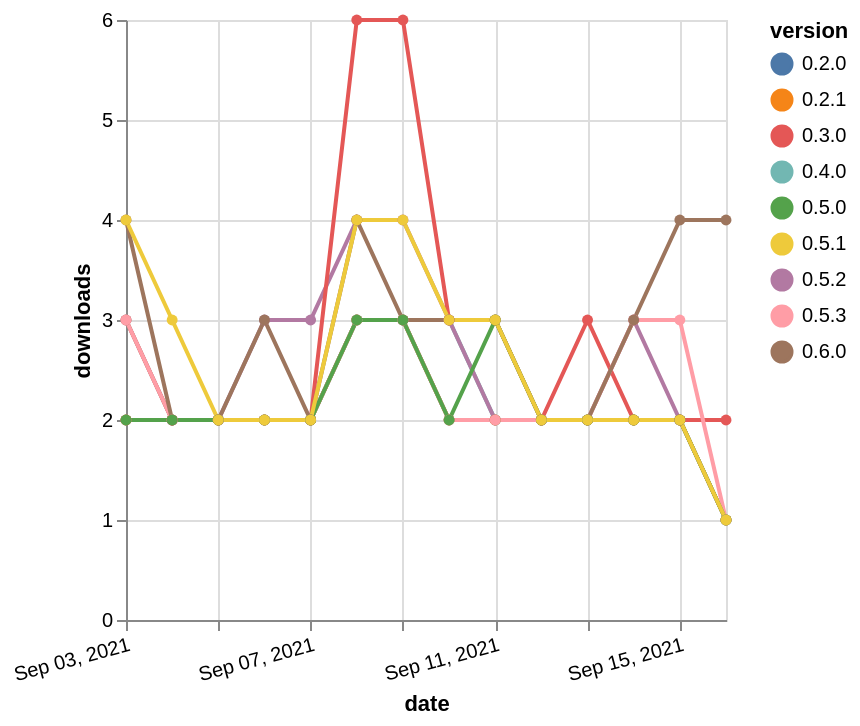

Describe this chart as a Vega-Lite specification.
### Vega-Lite specification from a JSON file in a GitHub repository (floating-point values rounded to 4 significant figures)
{"$schema": "https://vega.github.io/schema/vega-lite/v5.json", "description": "A simple bar chart with embedded data.", "data": {"values": [{"date": "2021-09-03", "total": 2566, "delta": 2, "version": "0.2.0"}, {"date": "2021-09-04", "total": 2568, "delta": 2, "version": "0.2.0"}, {"date": "2021-09-05", "total": 2570, "delta": 2, "version": "0.2.0"}, {"date": "2021-09-06", "total": 2572, "delta": 2, "version": "0.2.0"}, {"date": "2021-09-07", "total": 2574, "delta": 2, "version": "0.2.0"}, {"date": "2021-09-08", "total": 2577, "delta": 3, "version": "0.2.0"}, {"date": "2021-09-09", "total": 2580, "delta": 3, "version": "0.2.0"}, {"date": "2021-09-10", "total": 2582, "delta": 2, "version": "0.2.0"}, {"date": "2021-09-11", "total": 2584, "delta": 2, "version": "0.2.0"}, {"date": "2021-09-12", "total": 2586, "delta": 2, "version": "0.2.0"}, {"date": "2021-09-13", "total": 2588, "delta": 2, "version": "0.2.0"}, {"date": "2021-09-14", "total": 2590, "delta": 2, "version": "0.2.0"}, {"date": "2021-09-15", "total": 2592, "delta": 2, "version": "0.2.0"}, {"date": "2021-09-16", "total": 2593, "delta": 1, "version": "0.2.0"}, {"date": "2021-09-03", "total": 2876, "delta": 3, "version": "0.4.0"}, {"date": "2021-09-04", "total": 2878, "delta": 2, "version": "0.4.0"}, {"date": "2021-09-05", "total": 2880, "delta": 2, "version": "0.4.0"}, {"date": "2021-09-06", "total": 2882, "delta": 2, "version": "0.4.0"}, {"date": "2021-09-07", "total": 2884, "delta": 2, "version": "0.4.0"}, {"date": "2021-09-08", "total": 2887, "delta": 3, "version": "0.4.0"}, {"date": "2021-09-09", "total": 2890, "delta": 3, "version": "0.4.0"}, {"date": "2021-09-10", "total": 2893, "delta": 3, "version": "0.4.0"}, {"date": "2021-09-11", "total": 2895, "delta": 2, "version": "0.4.0"}, {"date": "2021-09-12", "total": 2897, "delta": 2, "version": "0.4.0"}, {"date": "2021-09-13", "total": 2899, "delta": 2, "version": "0.4.0"}, {"date": "2021-09-14", "total": 2901, "delta": 2, "version": "0.4.0"}, {"date": "2021-09-15", "total": 2903, "delta": 2, "version": "0.4.0"}, {"date": "2021-09-16", "total": 2904, "delta": 1, "version": "0.4.0"}, {"date": "2021-09-03", "total": 944, "delta": 2, "version": "0.5.2"}, {"date": "2021-09-04", "total": 946, "delta": 2, "version": "0.5.2"}, {"date": "2021-09-05", "total": 948, "delta": 2, "version": "0.5.2"}, {"date": "2021-09-06", "total": 951, "delta": 3, "version": "0.5.2"}, {"date": "2021-09-07", "total": 954, "delta": 3, "version": "0.5.2"}, {"date": "2021-09-08", "total": 958, "delta": 4, "version": "0.5.2"}, {"date": "2021-09-09", "total": 962, "delta": 4, "version": "0.5.2"}, {"date": "2021-09-10", "total": 965, "delta": 3, "version": "0.5.2"}, {"date": "2021-09-11", "total": 967, "delta": 2, "version": "0.5.2"}, {"date": "2021-09-12", "total": 969, "delta": 2, "version": "0.5.2"}, {"date": "2021-09-13", "total": 971, "delta": 2, "version": "0.5.2"}, {"date": "2021-09-14", "total": 974, "delta": 3, "version": "0.5.2"}, {"date": "2021-09-15", "total": 976, "delta": 2, "version": "0.5.2"}, {"date": "2021-09-16", "total": 977, "delta": 1, "version": "0.5.2"}, {"date": "2021-09-03", "total": 2616, "delta": 2, "version": "0.2.1"}, {"date": "2021-09-04", "total": 2618, "delta": 2, "version": "0.2.1"}, {"date": "2021-09-05", "total": 2620, "delta": 2, "version": "0.2.1"}, {"date": "2021-09-06", "total": 2622, "delta": 2, "version": "0.2.1"}, {"date": "2021-09-07", "total": 2624, "delta": 2, "version": "0.2.1"}, {"date": "2021-09-08", "total": 2627, "delta": 3, "version": "0.2.1"}, {"date": "2021-09-09", "total": 2630, "delta": 3, "version": "0.2.1"}, {"date": "2021-09-10", "total": 2632, "delta": 2, "version": "0.2.1"}, {"date": "2021-09-11", "total": 2634, "delta": 2, "version": "0.2.1"}, {"date": "2021-09-12", "total": 2636, "delta": 2, "version": "0.2.1"}, {"date": "2021-09-13", "total": 2638, "delta": 2, "version": "0.2.1"}, {"date": "2021-09-14", "total": 2640, "delta": 2, "version": "0.2.1"}, {"date": "2021-09-15", "total": 2642, "delta": 2, "version": "0.2.1"}, {"date": "2021-09-16", "total": 2643, "delta": 1, "version": "0.2.1"}, {"date": "2021-09-03", "total": 5039, "delta": 3, "version": "0.3.0"}, {"date": "2021-09-04", "total": 5041, "delta": 2, "version": "0.3.0"}, {"date": "2021-09-05", "total": 5043, "delta": 2, "version": "0.3.0"}, {"date": "2021-09-06", "total": 5045, "delta": 2, "version": "0.3.0"}, {"date": "2021-09-07", "total": 5047, "delta": 2, "version": "0.3.0"}, {"date": "2021-09-08", "total": 5053, "delta": 6, "version": "0.3.0"}, {"date": "2021-09-09", "total": 5059, "delta": 6, "version": "0.3.0"}, {"date": "2021-09-10", "total": 5062, "delta": 3, "version": "0.3.0"}, {"date": "2021-09-11", "total": 5065, "delta": 3, "version": "0.3.0"}, {"date": "2021-09-12", "total": 5067, "delta": 2, "version": "0.3.0"}, {"date": "2021-09-13", "total": 5070, "delta": 3, "version": "0.3.0"}, {"date": "2021-09-14", "total": 5072, "delta": 2, "version": "0.3.0"}, {"date": "2021-09-15", "total": 5074, "delta": 2, "version": "0.3.0"}, {"date": "2021-09-16", "total": 5076, "delta": 2, "version": "0.3.0"}, {"date": "2021-09-03", "total": 188, "delta": 3, "version": "0.5.3"}, {"date": "2021-09-04", "total": 190, "delta": 2, "version": "0.5.3"}, {"date": "2021-09-05", "total": 192, "delta": 2, "version": "0.5.3"}, {"date": "2021-09-06", "total": 194, "delta": 2, "version": "0.5.3"}, {"date": "2021-09-07", "total": 196, "delta": 2, "version": "0.5.3"}, {"date": "2021-09-08", "total": 199, "delta": 3, "version": "0.5.3"}, {"date": "2021-09-09", "total": 202, "delta": 3, "version": "0.5.3"}, {"date": "2021-09-10", "total": 204, "delta": 2, "version": "0.5.3"}, {"date": "2021-09-11", "total": 206, "delta": 2, "version": "0.5.3"}, {"date": "2021-09-12", "total": 208, "delta": 2, "version": "0.5.3"}, {"date": "2021-09-13", "total": 210, "delta": 2, "version": "0.5.3"}, {"date": "2021-09-14", "total": 213, "delta": 3, "version": "0.5.3"}, {"date": "2021-09-15", "total": 216, "delta": 3, "version": "0.5.3"}, {"date": "2021-09-16", "total": 217, "delta": 1, "version": "0.5.3"}, {"date": "2021-09-03", "total": 145, "delta": 4, "version": "0.6.0"}, {"date": "2021-09-04", "total": 147, "delta": 2, "version": "0.6.0"}, {"date": "2021-09-05", "total": 149, "delta": 2, "version": "0.6.0"}, {"date": "2021-09-06", "total": 152, "delta": 3, "version": "0.6.0"}, {"date": "2021-09-07", "total": 154, "delta": 2, "version": "0.6.0"}, {"date": "2021-09-08", "total": 158, "delta": 4, "version": "0.6.0"}, {"date": "2021-09-09", "total": 161, "delta": 3, "version": "0.6.0"}, {"date": "2021-09-10", "total": 164, "delta": 3, "version": "0.6.0"}, {"date": "2021-09-11", "total": 167, "delta": 3, "version": "0.6.0"}, {"date": "2021-09-12", "total": 169, "delta": 2, "version": "0.6.0"}, {"date": "2021-09-13", "total": 171, "delta": 2, "version": "0.6.0"}, {"date": "2021-09-14", "total": 174, "delta": 3, "version": "0.6.0"}, {"date": "2021-09-15", "total": 178, "delta": 4, "version": "0.6.0"}, {"date": "2021-09-16", "total": 182, "delta": 4, "version": "0.6.0"}, {"date": "2021-09-03", "total": 4027, "delta": 2, "version": "0.5.0"}, {"date": "2021-09-04", "total": 4029, "delta": 2, "version": "0.5.0"}, {"date": "2021-09-05", "total": 4031, "delta": 2, "version": "0.5.0"}, {"date": "2021-09-06", "total": 4033, "delta": 2, "version": "0.5.0"}, {"date": "2021-09-07", "total": 4035, "delta": 2, "version": "0.5.0"}, {"date": "2021-09-08", "total": 4038, "delta": 3, "version": "0.5.0"}, {"date": "2021-09-09", "total": 4041, "delta": 3, "version": "0.5.0"}, {"date": "2021-09-10", "total": 4043, "delta": 2, "version": "0.5.0"}, {"date": "2021-09-11", "total": 4046, "delta": 3, "version": "0.5.0"}, {"date": "2021-09-12", "total": 4048, "delta": 2, "version": "0.5.0"}, {"date": "2021-09-13", "total": 4050, "delta": 2, "version": "0.5.0"}, {"date": "2021-09-14", "total": 4052, "delta": 2, "version": "0.5.0"}, {"date": "2021-09-15", "total": 4054, "delta": 2, "version": "0.5.0"}, {"date": "2021-09-16", "total": 4055, "delta": 1, "version": "0.5.0"}, {"date": "2021-09-03", "total": 1370, "delta": 4, "version": "0.5.1"}, {"date": "2021-09-04", "total": 1373, "delta": 3, "version": "0.5.1"}, {"date": "2021-09-05", "total": 1375, "delta": 2, "version": "0.5.1"}, {"date": "2021-09-06", "total": 1377, "delta": 2, "version": "0.5.1"}, {"date": "2021-09-07", "total": 1379, "delta": 2, "version": "0.5.1"}, {"date": "2021-09-08", "total": 1383, "delta": 4, "version": "0.5.1"}, {"date": "2021-09-09", "total": 1387, "delta": 4, "version": "0.5.1"}, {"date": "2021-09-10", "total": 1390, "delta": 3, "version": "0.5.1"}, {"date": "2021-09-11", "total": 1393, "delta": 3, "version": "0.5.1"}, {"date": "2021-09-12", "total": 1395, "delta": 2, "version": "0.5.1"}, {"date": "2021-09-13", "total": 1397, "delta": 2, "version": "0.5.1"}, {"date": "2021-09-14", "total": 1399, "delta": 2, "version": "0.5.1"}, {"date": "2021-09-15", "total": 1401, "delta": 2, "version": "0.5.1"}, {"date": "2021-09-16", "total": 1402, "delta": 1, "version": "0.5.1"}]}, "width": "container", "mark": {"type": "line", "point": {"filled": true}}, "encoding": {"x": {"field": "date", "type": "temporal", "timeUnit": "yearmonthdate", "title": "date", "axis": {"labelAngle": -15}}, "y": {"field": "delta", "type": "quantitative", "title": "downloads"}, "color": {"field": "version", "type": "nominal"}, "tooltip": {"field": "delta"}}}
